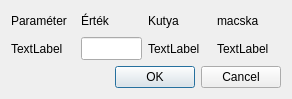
<?xml version="1.0" encoding="UTF-8"?>
<ui version="4.0">
 <class>xLabor</class>
 <widget class="QDialog" name="xLabor">
  <property name="geometry">
   <rect>
    <x>0</x>
    <y>0</y>
    <width>292</width>
    <height>99</height>
   </rect>
  </property>
  <property name="windowTitle">
   <string>Dialog</string>
  </property>
  <property name="windowIcon">
   <iconset resource="images.qrc">
    <normaloff>:/images/1267613536_Measurement.png</normaloff>:/images/1267613536_Measurement.png</iconset>
  </property>
  <layout class="QGridLayout" name="gridLayout_2">
   <item row="0" column="0">
    <layout class="QGridLayout" name="gridLayout">
     <item row="0" column="0">
      <widget class="QLabel" name="label">
       <property name="text">
        <string>Paraméter</string>
       </property>
      </widget>
     </item>
     <item row="0" column="1">
      <widget class="QLabel" name="label_2">
       <property name="text">
        <string>Érték</string>
       </property>
      </widget>
     </item>
     <item row="0" column="2">
      <widget class="QLabel" name="label_4">
       <property name="text">
        <string>Kutya</string>
       </property>
      </widget>
     </item>
     <item row="0" column="3">
      <widget class="QLabel" name="label_6">
       <property name="text">
        <string>macska</string>
       </property>
      </widget>
     </item>
     <item row="1" column="0">
      <widget class="QLabel" name="label_3">
       <property name="text">
        <string>TextLabel</string>
       </property>
      </widget>
     </item>
     <item row="1" column="1">
      <widget class="QLineEdit" name="lineEdit">
       <property name="minimumSize">
        <size>
         <width>61</width>
         <height>23</height>
        </size>
       </property>
       <property name="maximumSize">
        <size>
         <width>61</width>
         <height>23</height>
        </size>
       </property>
      </widget>
     </item>
     <item row="1" column="2">
      <widget class="QLabel" name="label_5">
       <property name="text">
        <string>TextLabel</string>
       </property>
      </widget>
     </item>
     <item row="1" column="3">
      <widget class="QLabel" name="label_7">
       <property name="text">
        <string>TextLabel</string>
       </property>
      </widget>
     </item>
    </layout>
   </item>
   <item row="1" column="0">
    <widget class="QDialogButtonBox" name="buttonBox">
     <property name="orientation">
      <enum>Qt::Horizontal</enum>
     </property>
     <property name="standardButtons">
      <set>QDialogButtonBox::Cancel|QDialogButtonBox::Ok</set>
     </property>
    </widget>
   </item>
  </layout>
 </widget>
 <resources>
  <include location="images.qrc"/>
 </resources>
 <connections>
  <connection>
   <sender>buttonBox</sender>
   <signal>accepted()</signal>
   <receiver>xLabor</receiver>
   <slot>accept()</slot>
   <hints>
    <hint type="sourcelabel">
     <x>248</x>
     <y>254</y>
    </hint>
    <hint type="destinationlabel">
     <x>157</x>
     <y>274</y>
    </hint>
   </hints>
  </connection>
  <connection>
   <sender>buttonBox</sender>
   <signal>rejected()</signal>
   <receiver>xLabor</receiver>
   <slot>reject()</slot>
   <hints>
    <hint type="sourcelabel">
     <x>316</x>
     <y>260</y>
    </hint>
    <hint type="destinationlabel">
     <x>286</x>
     <y>274</y>
    </hint>
   </hints>
  </connection>
 </connections>
</ui>
